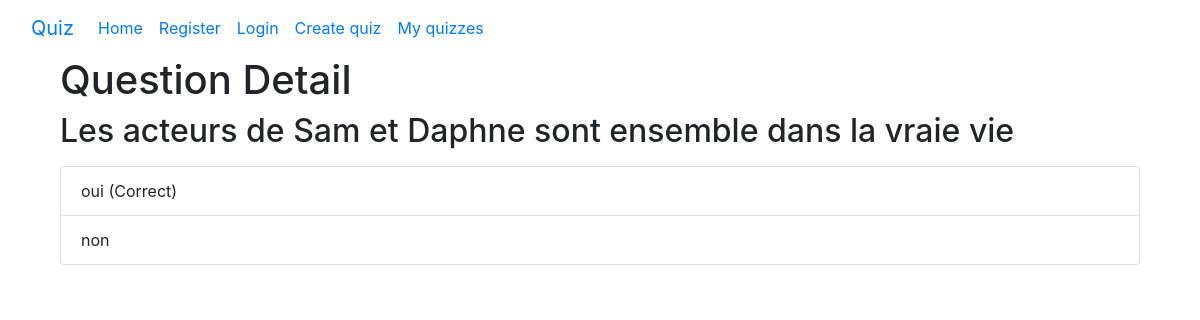
The app's page /quiz/2/question/3, older data.
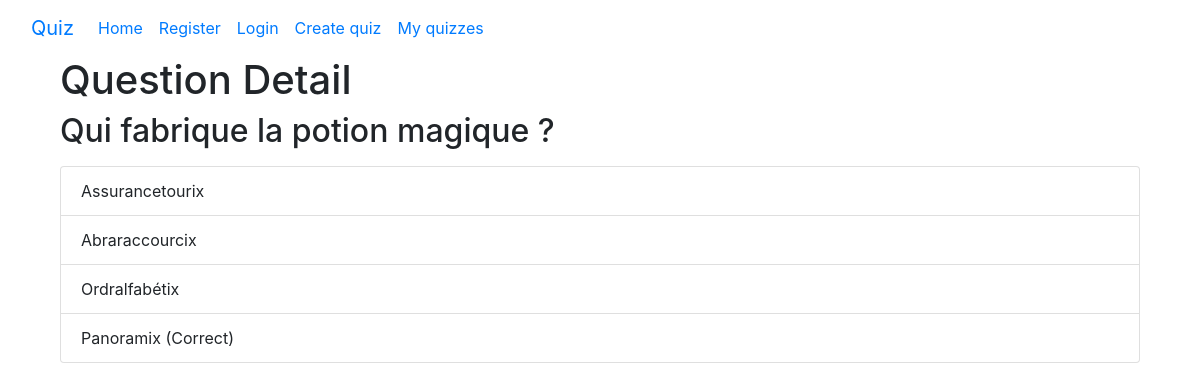
The same page, newer data.
### Kouiz/models/question.py (models this page shows, shortened)
class Question(models.Model):
    user = models.ForeignKey(User, on_delete=models.CASCADE)
    question_text = models.CharField(max_length=900)
    points = models.PositiveIntegerField()

### Kouiz/models/answer.py (models this page shows, shortened)
class Answer(models.Model):
    question = models.ForeignKey(Question, on_delete=models.CASCADE, related_name='answers')
    answer_text = models.CharField(max_length=900)
    is_correct = models.BooleanField(default=False)

### Kouiz/views/question_detail_view.py (the view)
# urls.py: path('quiz/<int:quiz_id>/question/<int:question_id>', QuestionDetail, name='question_detail'),
def QuestionDetail(request, quiz_id, question_id):
    quiz = Quiz.objects.get(id=quiz_id)
    question = get_object_or_404(Question, pk=question_id)
    answers = Answer.objects.filter(question=question)
    context = {
        'quiz': quiz,
        'quiz_id': quiz_id,
        'question': question,
        'question_id': question_id,
        'answers': answers
    }
    return render(request, 'Quiz/questionDetail.html', context)

### templates/Quiz/questionDetail.html (shortened to what this page needs)
{% extends 'base.html' %}
{% load crispy_forms_filters %}
{% load static %}
{%  load crispy_forms_tags %}
{% block body_content %}
    <h1>Question Detail</h1>
    <h2>{{ question.question_text|safe }}</h2>
     <ul class="list-group">
        {% for answer in answers %}
            <li class="list-group-item">
                {{ answer.answer_text }}
                {% if answer.is_correct %}
                    (Correct)
                {% endif %}
            </li>
        {% endfor %}
    </ul>
    <br>
{% endblock %}

Row changes from the older to the newer data that the page shows:
no longer on this page (row edited): Answer: answer_text "oui", is_correct "(Correct)"
no longer on this page (row edited): Answer: answer_text "non"
changed Question: question_text "Les acteurs de Sam et Daphne sont ensemble dans la vraie vie" → "Qui fabrique la potion magique ?"
added Answer: answer_text "Assurancetourix"
added Answer: answer_text "Abraraccourcix"
added Answer: answer_text "Ordralfabétix"
added Answer: answer_text "Panoramix", is_correct "(Correct)"
